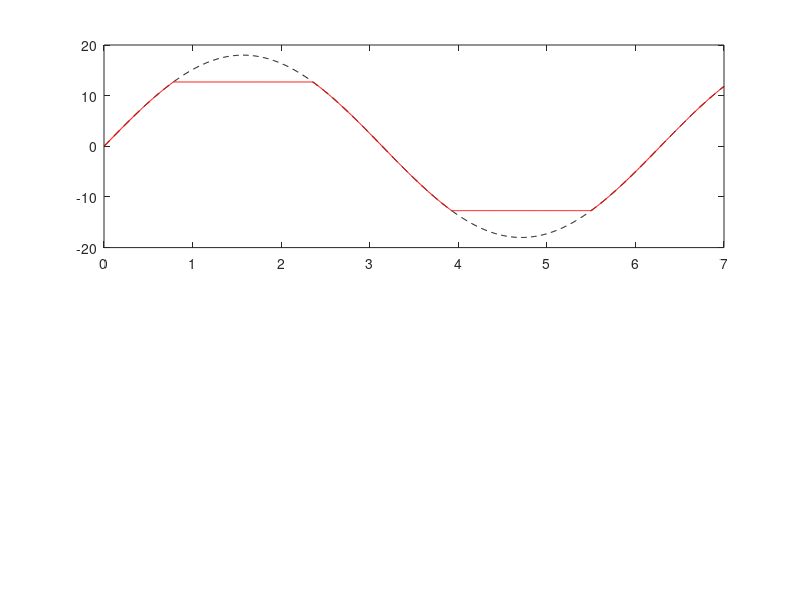

Recreate this plot in MATLAB.
% script RR_Ex10_14_zener_clipper
%% Renaissance Robotics codebase, Chapter 9, https://github.com/tbewley/RR
%% Copyright 2024 by Thomas Bewley, distributed under BSD 3-Clause License.

clear, close all, R=1000; Tmax=7; N=1000; omega=Tmax/N; A=18;
Vd=0.7; Vbr=12; Vmax=Vbr+Vd;
for i=1:N
  omega_t(i)=(i-1)/(N-1)*Tmax;
  Vi(i)=A*sin(omega_t(i));
  if     Vi(i)>Vmax,  Vo(i)=Vmax;
  elseif Vi(i)<-Vmax, Vo(i)=-Vmax;
  else   Vo(i)=Vi(i); end
end
figure(1), subplot(2,1,1); plot(omega_t,Vi,'k--'),  hold on
           plot(omega_t,Vo,'r-')
